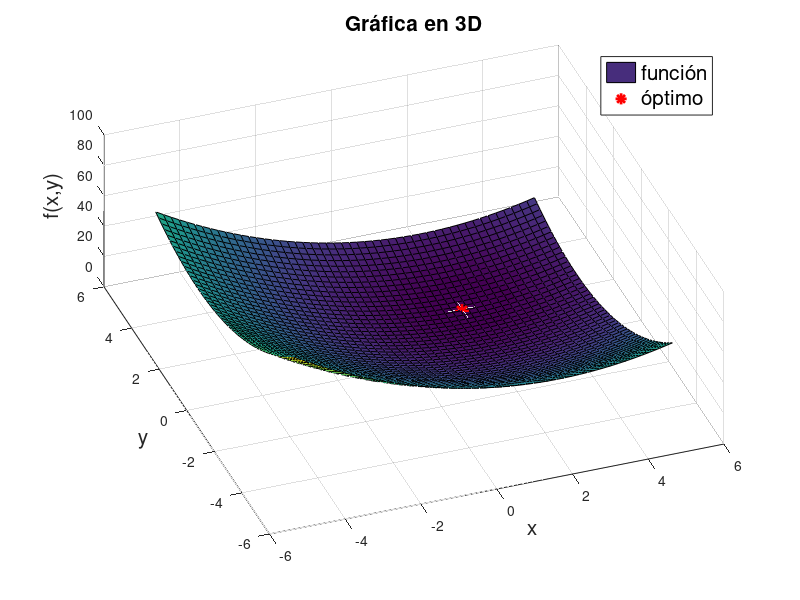
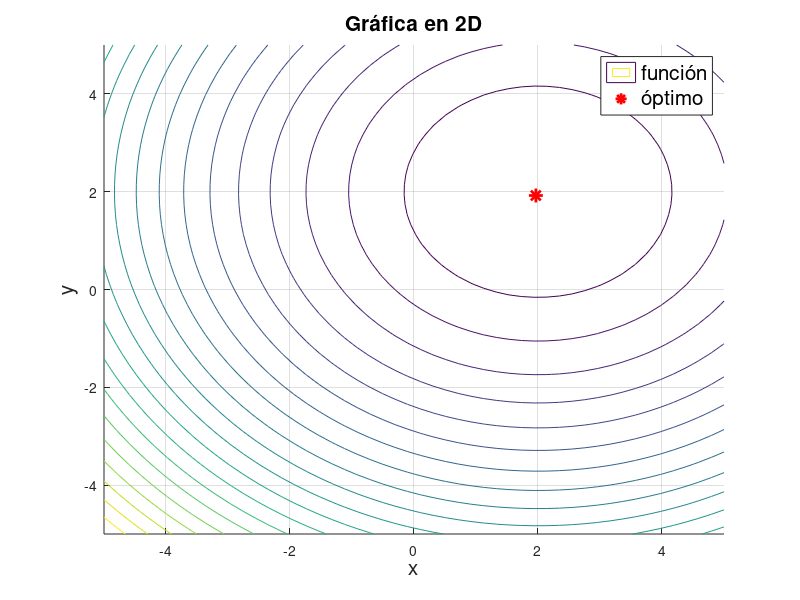
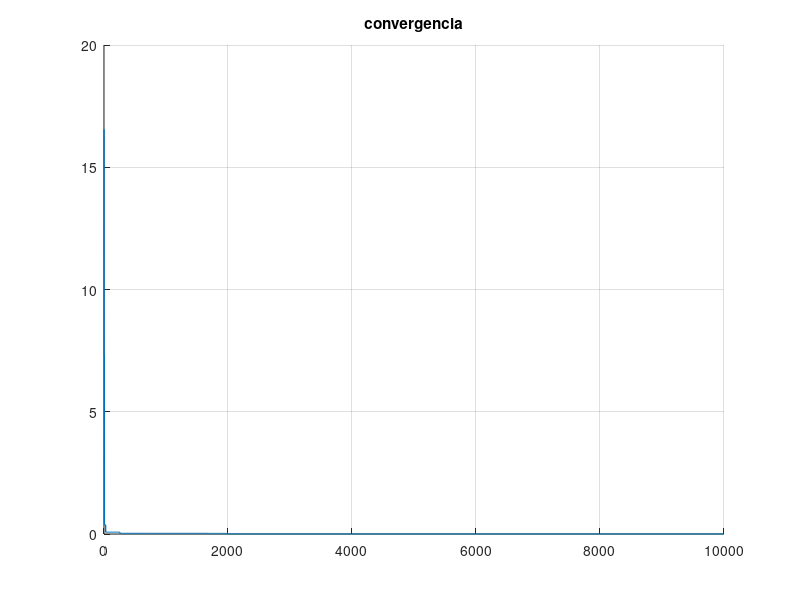

MATLAB code to generate these figures, in order:
clear
close all
clc 

%f = @(x,y) x.*exp(-x.^2-y.^2); % funcion objetivo
f = @(x,y) (x-2).^2+(y-2).^2; % funcion objetivo 2

x_lim = linspace(-5,5,50); % límites para eje x, -5 es inferior, 5 es superior, con 50 puntos
y_lim = linspace(-5,5,50); % límites para eje y, -5 es inferior, 5 es superior, con 50 puntos
[x1,y1] = meshgrid(x_lim,y_lim); % creamos una rejilla de puntos (x,y) para crear el plot

x0=[-5 -5]';%posicion inicial
xu=[5 5]';%limite superior
xl=[-5 -5]';%limite inferior
D=2;%dimension
N=10000;%numero de iteraciones
conv=zeros([1 N]);%XD
for i=1:N
    
    y=xl+(xu-xl).*rand(D,1);
    %y(1)en matlab==y[1] en c++
    if f(y(1), y(2)) < f(x0(1), x0(2))
        x0=y;
    end
    conv(i)=f(x0(1),x0(2));
end
z=f(x1,y1);

figure
hold on
grid on

surf(x1,y1,z) % plot de la rejilla en 3D
plot3(x0(1),x0(2),f(x0(1),x0(2)),'r*','LineWidth',2,'MarkerSize',10) % plot del minimo encontrado
%la solucion se plotea en las coordenadas que resulten de la iteracion en
%el vector x0
legend({'función','óptimo'},'FontSize',15)

title('Gráfica en 3D','FontSize',15)
xlabel('x','FontSize',15)
ylabel('y','FontSize',15)
zlabel('f(x,y)','FontSize',15)
view([-20,60]) % estos valores definen la vista 3D del plot


figure
hold on
grid on

contour(x1,y1,z,20) % plot de la rejilla en 2D
plot(x0(1),x0(2),'r*','LineWidth',2,'MarkerSize',10) % % plot del minimo encontrado
%la solucion se plotea en las coordenadas que resulten de la iteracion en
%el vector x0 pero ahora en 2D
legend({'función','óptimo'},'FontSize',15)

title('Gráfica en 2D','FontSize',15)
xlabel('x','FontSize',15)
ylabel('y','FontSize',15)


%grafica de convergencia
figure
hold on
grid on
plot(conv,'LineWidth',1);
xlim([0 N]);
title("convergencia")